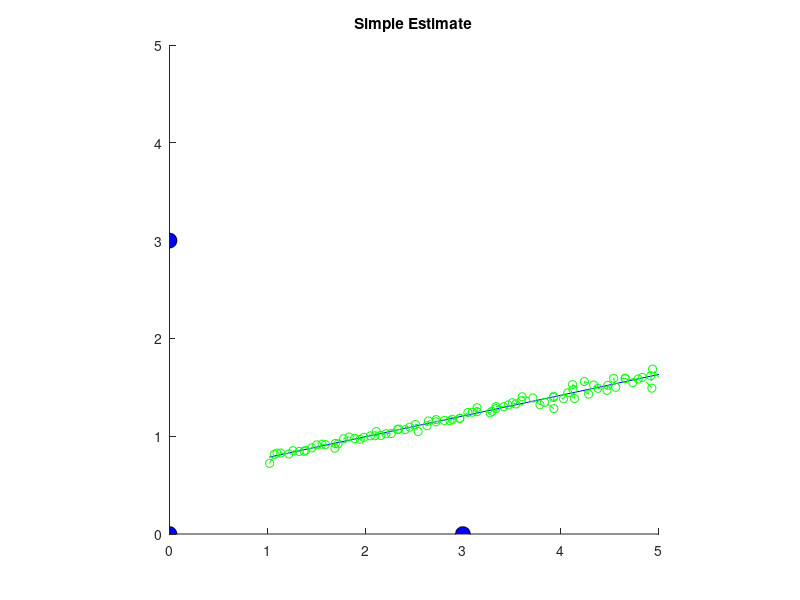
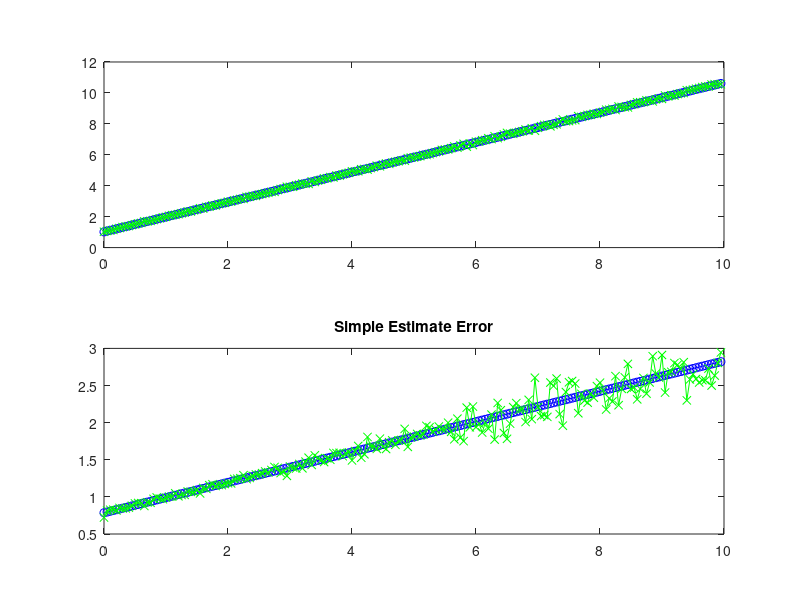
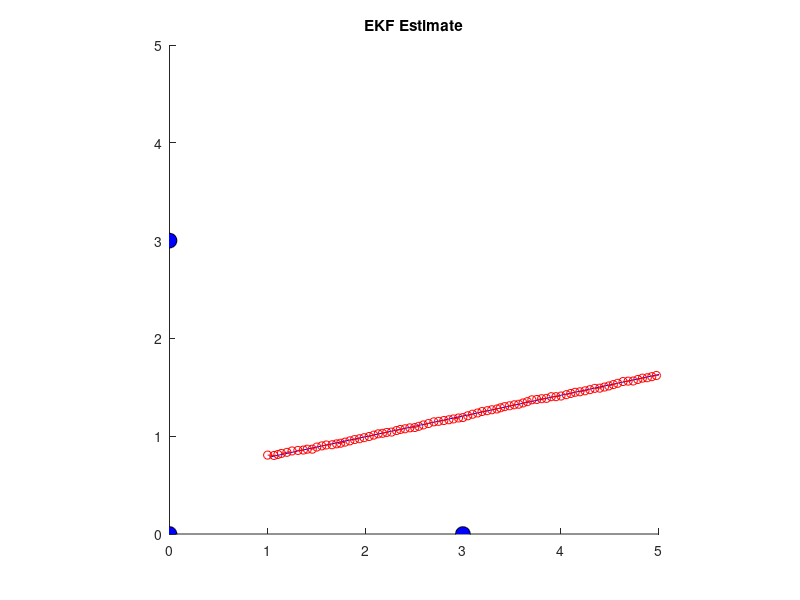
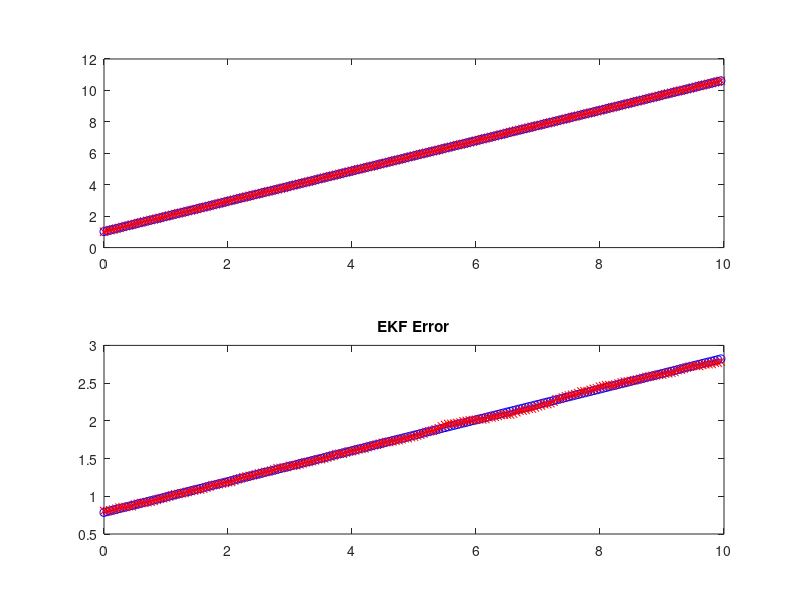

MATLAB code to generate these figures, in order:
% This file is part of:
% Ultrasound Positioning System using the Kalman Filter
% by Enrique Fernandez (efernan@mit.edu)
% 16.322 Stochastic Estimation and Control Final Project
% Massachusetts Institute of Technology
% Fall 2013 - December 8, 2013

%% Sensor setup
a = 3; b = 3;
x1 = 0; y1 = 0; %S1
x2 = a; y2 = 0; %S2
x3 = 0; y3 = b; %S3

%% Noise setup
w = 0.0025 ; % (m/s)^2
W = w*eye(2);
r = (2e-2)^2 ; % m^2
%r = (2e-4)^2 ; % m^2
R = r * eye(3);

%% System definition
nA = 4;
A = [0 1 0 0; 0 0 0 0; 0 0 0 1; 0 0 0 0];
B = [0 0; 1 0; 0 0; 0 1];

h = @(x) [sqrt((x(1)-x1)^2+(x(3)-y1)^2); sqrt((x(1)-x2)^2+(x(3)-y2)^2); sqrt((x(1)-x3)^2+(x(3)-y3)^2)];
dh = @(x) [(x(1)-x1)/sqrt((x(1)-x1)^2 + (x(3)-y1)^2) 0 (x(3)-y1)/sqrt((x(1)-x1)^2 + (x(3)-y1)^2) 0;
           (x(1)-x2)/sqrt((x(1)-x2)^2 + (x(3)-y2)^2) 0 (x(3)-y2)/sqrt((x(1)-x2)^2 + (x(3)-y2)^2) 0;
           (x(1)-x3)/sqrt((x(1)-x3)^2 + (x(3)-y3)^2) 0 (x(3)-y3)/sqrt((x(1)-x3)^2 + (x(3)-y3)^2) 0];
% Discretization
dt = 0.05;
S = [-A B*W*B'; zeros(4,4) A'];
Cc = expm(S*dt);

Ad = Cc(5:end, 5:end)';
Wd = Ad * Cc(1:4, 5:end); 

%% Simulation

tf = 10;
N = round(tf/dt);
t = [0:dt:tf];
t = t(1:N);
X0 = [1; 1; 1; 0.05]; % Moving to the right
Q0 = diag([0.1 0.05 0.05 0.01]);

Xact = zeros(nA, N);
Xact(:, 1) = X0 + sqrtm(Q0)*randn(nA,1);
%Xact(:, 1) = X0;

y = zeros(3, N);

for i=1:N
    y(:, i) = h(Xact(:,i));
    Xact(:, i+1) = Ad*Xact(:, i);
end
Y = y + sqrtm(R)*randn(size(y));
%Y = y;

%% Simple estimate
xs = (Y(1,:).^2 - Y(2,:).^2 + a^2)/(2*a);
ys = real(sqrt(Y(1,:).^2 - xs.^2));

%% Plot comparison
figure
title('Simple Estimate')
axis equal
% Plot sensors
hold on
rec_s = 0.15;
rectangle('Position', [x1-.5*rec_s, y1-.5*rec_s, rec_s, rec_s],'Curvature',[1,1], 'FaceColor', 'blue')
rectangle('Position', [x2-.5*rec_s, y2-.5*rec_s, rec_s, rec_s],'Curvature',[1,1], 'FaceColor', 'blue')
rectangle('Position', [x3-.5*rec_s, y3-.5*rec_s, rec_s, rec_s],'Curvature',[1,1], 'FaceColor', 'blue')

plot(Xact(1,:), Xact(3,:),'-b')
hold on
xlim([0 5])
ylim([0 5])
plot(xs, ys, '--og')

% Comparison plot
figure

subplot(2,1,1);
plot(t, Xact(1,1:N),'-ob')
hold on
plot(t, xs(1:N),'-xg')
subplot(2,1,2);
plot(t, Xact(3,1:N),'-ob')
hold on
plot(t, ys(1:N),'-xg')
title('Simple Estimate Error')

%% Extended Kalman Filter
Xhatm = zeros(nA, N);
Xhatp = zeros(nA,N);
Xhatm(:,1) = X0;
%L = zeros(3, N);
Qm = Q0;
Qxb = zeros(nA, N);

for i = 1:N
    C = dh(Xhatm(:, i));
    hx = h(Xhatm(:, i));
    
    Qp = Qm - Qm*C'*inv(C*Qm*C' + R)*C*Qm;
    L = Qp*C'*inv(R);
    Xhatp(:,i) = Xhatm(:,i) + L*(Y(:,i)-hx);
    
    Qxb(:,i) = sqrt(diag(Qp));
    Xhatm(:, i+1) = Ad * Xhatp(:,i);
    Qm = Ad*Qp*Ad' + Wd;
end

%% Plot EKF vs real data
figure
title('EKF Estimate')
axis equal
% Plot sensors
hold on
rec_s = 0.15;
rectangle('Position', [x1-.5*rec_s, y1-.5*rec_s, rec_s, rec_s],'Curvature',[1,1], 'FaceColor', 'blue')
rectangle('Position', [x2-.5*rec_s, y2-.5*rec_s, rec_s, rec_s],'Curvature',[1,1], 'FaceColor', 'blue')
rectangle('Position', [x3-.5*rec_s, y3-.5*rec_s, rec_s, rec_s],'Curvature',[1,1], 'FaceColor', 'blue')

plot(Xact(1,:), Xact(3,:),'-b')
hold on
xlim([0 5])
ylim([0 5])
plot(Xhatp(1,:), Xhatp(3,:), '--or')

% Comparison plot
figure

subplot(2,1,1);
plot(t, Xact(1,1:N),'-ob')
hold on
plot(t, Xhatp(1,1:N),'-xr')
subplot(2,1,2);
plot(t, Xact(3,1:N),'-ob')
hold on
plot(t, Xhatp(3,1:N),'-xr')
title('EKF Error')

% Error Plot (EKF vs Simple Estimate)
figure

subplot(2,1,1);
plot(t, Xhatp(1,1:N)-Xact(1,1:N),'-or')
hold on
plot(t, Qxb(1,1:N),'--r')
plot(t, -Qxb(1,1:N),'--r')

plot(t, xs(1:N)-Xact(1,1:N),'-og')

subplot(2,1,2);
plot(t, Xhatp(3,1:N)-Xact(3,1:N),'-or')
hold on
plot(t, Qxb(3,1:N),'--r')
plot(t, -Qxb(3,1:N),'--r')

plot(t, ys(1:N)-Xact(3,1:N),'-og')
title('Error Plot')

